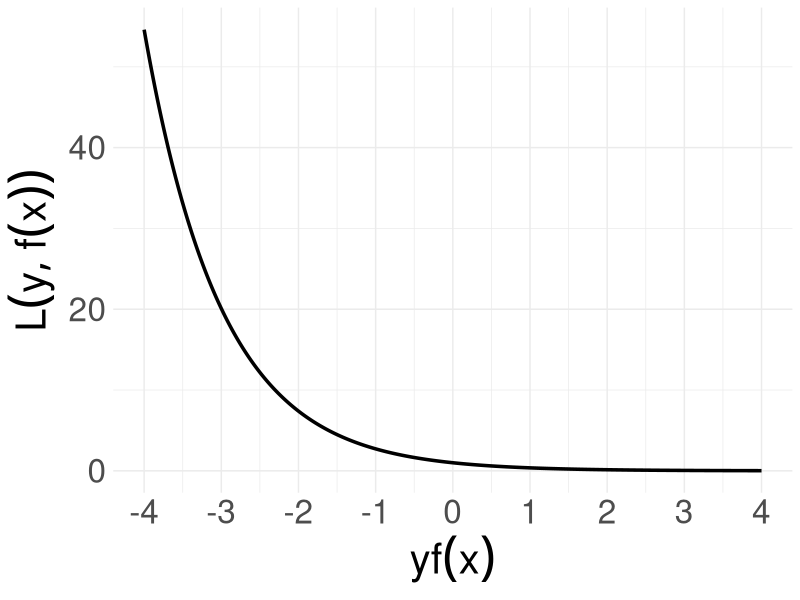

R code for this plot: (Note: this script raises an error after producing the figure.)
# ------------------------------------------------------------------------------
# FIG: EXPONENTIAL LOSS
# ------------------------------------------------------------------------------

library(ggplot2)

# DATA -------------------------------------------------------------------------

x <- seq(-4L, 4L, by = 0.01)
y <- exp(-x)

# PLOTS ------------------------------------------------------------------------

p <- ggplot2::ggplot(data.frame(x, y), aes(x = x, y = y)) + 
  geom_line(size = 1.2) +
  scale_x_continuous(breaks = seq(-4L, 4L)) +
  xlab(expression(yf(x))) +
  ylab(expression(L(y, f(x)))) + 
  theme_minimal() +
  theme(text = element_text(size = 30L))

ggplot2::ggsave(
  "../figure/plot_loss_exponential.png", 
  p, 
  height = 4L, 
  width = 12L)
